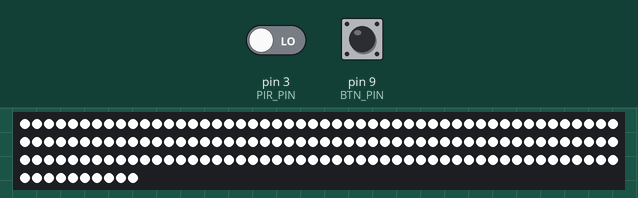
Bench run of a sketch on a simulated Arduino Uno, built with avr-gcc and run on an emulated ATmega328P. Shown: 160 RGB LEDs in strip order, left to right, continuing on the next row. The test bench sets the inputs (shaded band); at power-on: pin 3 (PIR_PIN) LOW, pin 9 (BTN_PIN) HIGH. Dim RGB values are drawn brighter than linear; random numbers use the default seed unless the sketch sets one.

Above: at 0.2 s.
1.9 s: pin 3 (PIR_PIN) driven HIGH
At 1.97 s:
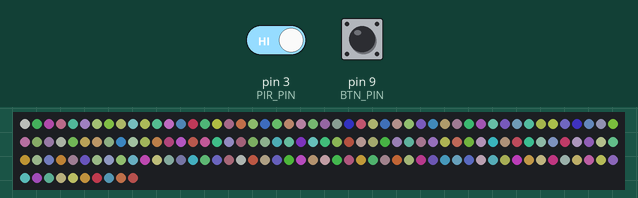
At 2.75 s:
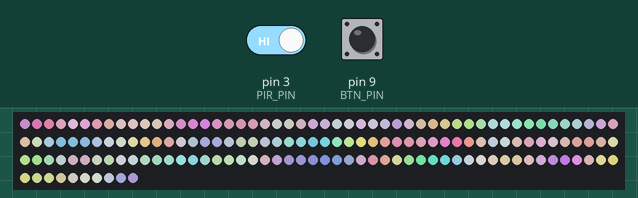

The sketch:

LedSDBNew3.ino
```cpp
#include <Adafruit_NeoPixel.h>

#define LED_PIN     6
#define NUMPIXELS   160
#define PIR_PIN     3
#define BTN_PIN     9
#define DELAY_MS    30

Adafruit_NeoPixel strip(NUMPIXELS, LED_PIN, NEO_GRB + NEO_KHZ800);

uint8_t r[NUMPIXELS], g[NUMPIXELS], b[NUMPIXELS];
int8_t dr[NUMPIXELS], dg[NUMPIXELS], db[NUMPIXELS];
uint8_t fadeLevel[NUMPIXELS];

unsigned long lastPresenceTime = 0;
bool onPresence = false;

void setup() {
  strip.begin();
  strip.show();
  pinMode(PIR_PIN, INPUT);
  pinMode(BTN_PIN, INPUT_PULLUP);
  randomSeed(analogRead(0));

  initPixels();
  startupFlash();
}

void loop() {
  // Présence
  if (digitalRead(PIR_PIN) == HIGH || digitalRead(BTN_PIN) == LOW) {
    lastPresenceTime = millis();
    if (!onPresence) {
      onPresence = true;
      initPixels();
      startupFlash();
    }
  } else if (millis() - lastPresenceTime > 30000) {
    onPresence = false;
  }

  if (onPresence) {
    for (int i = 0; i < NUMPIXELS; i++) {
      // Moyenne simple avec les voisins (1D blur)
      int prev = (i == 0) ? NUMPIXELS - 1 : i - 1;
      int next = (i == NUMPIXELS - 1) ? 0 : i + 1;

      r[i] = (r[prev] + r[i] + r[next]) / 3;
      g[i] = (g[prev] + g[i] + g[next]) / 3;
      b[i] = (b[prev] + b[i] + b[next]) / 3;

      // Ajout d’un bruit doux
      if (random(0, 100) < 10) dr[i] = random(-2, 3);
      if (random(0, 100) < 10) dg[i] = random(-2, 3);
      if (random(0, 100) < 10) db[i] = random(-2, 3);

      r[i] = constrain(r[i] + dr[i], 0, 255);
      g[i] = constrain(g[i] + dg[i], 0, 255);
      b[i] = constrain(b[i] + db[i], 0, 255);

      // Anti-noir
      if (r[i] + g[i] + b[i] < 60) {
        r[i] += 1; g[i] += 1; b[i] += 1;
      }

      fadeLevel[i] = 255;
      strip.setPixelColor(i, r[i], g[i], b[i]);
    }

    strip.show();
    delay(DELAY_MS);

  } else {
    bool stillLit = false;
    for (int i = 0; i < NUMPIXELS; i++) {
      if (fadeLevel[i] > 0) {
        fadeLevel[i] = max(0, fadeLevel[i] - 5);
        uint8_t fr = (r[i] * fadeLevel[i]) / 255;
        uint8_t fg = (g[i] * fadeLevel[i]) / 255;
        uint8_t fb = (b[i] * fadeLevel[i]) / 255;
        strip.setPixelColor(i, fr, fg, fb);
        stillLit = true;
      }
    }
    strip.show();
    delay(30);
    if (!stillLit) initPixels();
  }
}

void initPixels() {
  for (int i = 0; i < NUMPIXELS; i++) {
    r[i] = random(50, 200);
    g[i] = random(50, 200);
    b[i] = random(50, 200);
    dr[i] = random(-1, 2);
    dg[i] = random(-1, 2);
    db[i] = random(-1, 2);
    fadeLevel[i] = 255;
  }
}

void startupFlash() {
  for (int i = 0; i < NUMPIXELS; i++) {
    strip.setPixelColor(i, 255, 255, 255);
    fadeLevel[i] = 255;
  }
  strip.show();
  delay(500);
}
```

Measured:
- what the display in image 0 shows lasts 0.5 s, from 0.1 s to 0.6 s
